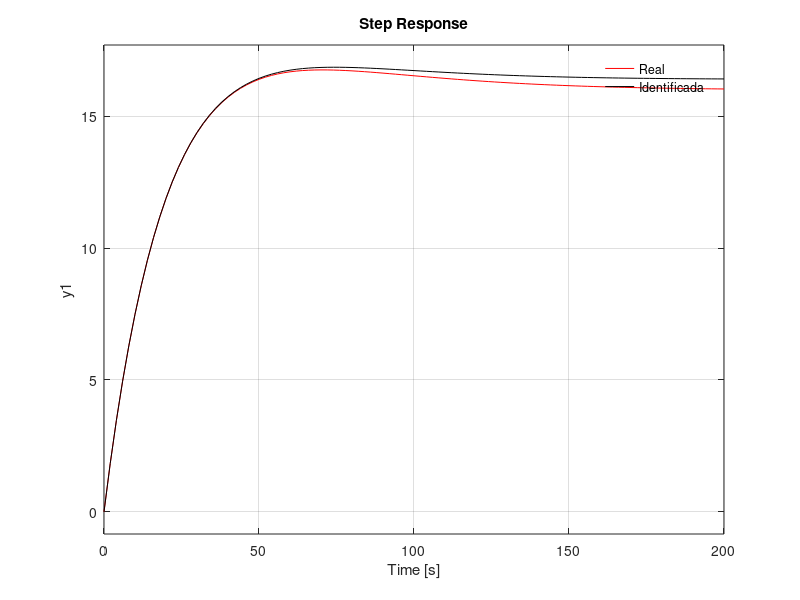

Reproduce this figure in MATLAB.
clear all;clc;

% Extraido de "Identification for the second-order systems based on the step response"
% Lei Chen, Junhong Li, Ruifeng Ding
% Mathematical and Computer Modelling 53 (2011) 1074–1083
%Codigo realizado por JAP
% syms k1 k2 k3 alfa1 alfa2 beta
% s=solve('alfa1*alfa2=(k2^2-k1*k3)/(k1^2+k2)',...
%'alfa1+alfa2=(k3+k1*k2)/(k1^2+k2)','alfa1','alfa2');
% simplify(s.alfa1)
% simplify(s.alfa2)
% alfa1=s.alfa1(1);
% alfa2=s.alfa1(2);
% s1=solve('beta*(alfa1-alfa2)=k1+alfa2',...
%'beta*(alfa1^2-alfa2^2)=k2+alfa2^2',...
%'beta*(alfa1^3-alfa2^3)=k3+alfa2^3','beta');
% sys_G=tf(2*[8 1],conv([5 1],[6 1])); %la otra planta
sys_G=tf(16*[45 1],conv([25 1],[30 1]))
%sys_G=tf(3*[10 1],conv([6 1],[6 1])); %esta tiene los polos iguales
% sys_G=tf(2*[8 1],([ 1 2 2])); %la otra planta
StepAmplitude = 1;
t_s=0:2:50;
[y,t0]=step(StepAmplitude*sys_G,t_s);
t_inic=4;
[val lugar] =min(abs(t_inic-t0)); y_t1=y(lugar);
t_t1=t0(lugar);
ii=1;
[val lugar] =min(abs(2*t_inic-t0));
t_2t1=t0(lugar);
y_2t1=y(lugar);
[val lugar] =min(abs(3*t_inic-t0));
t_3t1=t0(lugar);
y_3t1=y(lugar);
K=y(end)/StepAmplitude;
k1=(1/StepAmplitude)*y_t1/K-1;%Afecto el valor del Escalon
k2=(1/StepAmplitude)*y_2t1/K-1;
k3=(1/StepAmplitude)*y_3t1/K-1;
be=4*k1^3*k3-3*k1^2*k2^2-4*k2^3+k3^2+6*k1*k2*k3;
alfa1=(k1*k2+k3-sqrt(be))/(2*(k1^2+k2));
alfa2=(k1*k2+k3+sqrt(be))/(2*(k1^2+k2));
beta=(k1+alfa2)/(alfa1-alfa2);
%(2*k1^3+3*k1*k2+k3-sqrt(be))/(sqrt(be));
% alfa2= (k3 + k1*k2 + (4*k1^3*k3 - 3*k1^2*k2^2 + 6*k1*k2*k3 - 4*k2^3 + k3^2)^(1/2))/(2*(k1^2 + k2));
% alfa1= (k3 + k1*k2 - (4*k1^3*k3 - 3*k1^2*k2^2 + 6*k1*k2*k3 - 4*k2^3 + k3^2)^(1/2))/(2*(k1^2 + k2));
T1_ang=-t_t1/log(alfa1);
T2_ang=-t_t1/log(alfa2);
T3_ang=beta*(T1_ang-T2_ang)+T1_ang;
T1(ii)=T1_ang;
T2(ii)=T2_ang;
T3(ii)=T3_ang;
T3_ang=sum(T3/length(T3));
T2_ang=sum(T2/length(T2));
T1_ang=sum(T1/length(T1));
sys_G_ang=tf(K*[T3_ang 1],conv([T1_ang 1],[T2_ang 1]))
step(StepAmplitude*sys_G,'r',StepAmplitude*sys_G_ang,'k',200),hold on
legend('Real','Identificada');
legend('boxoff');